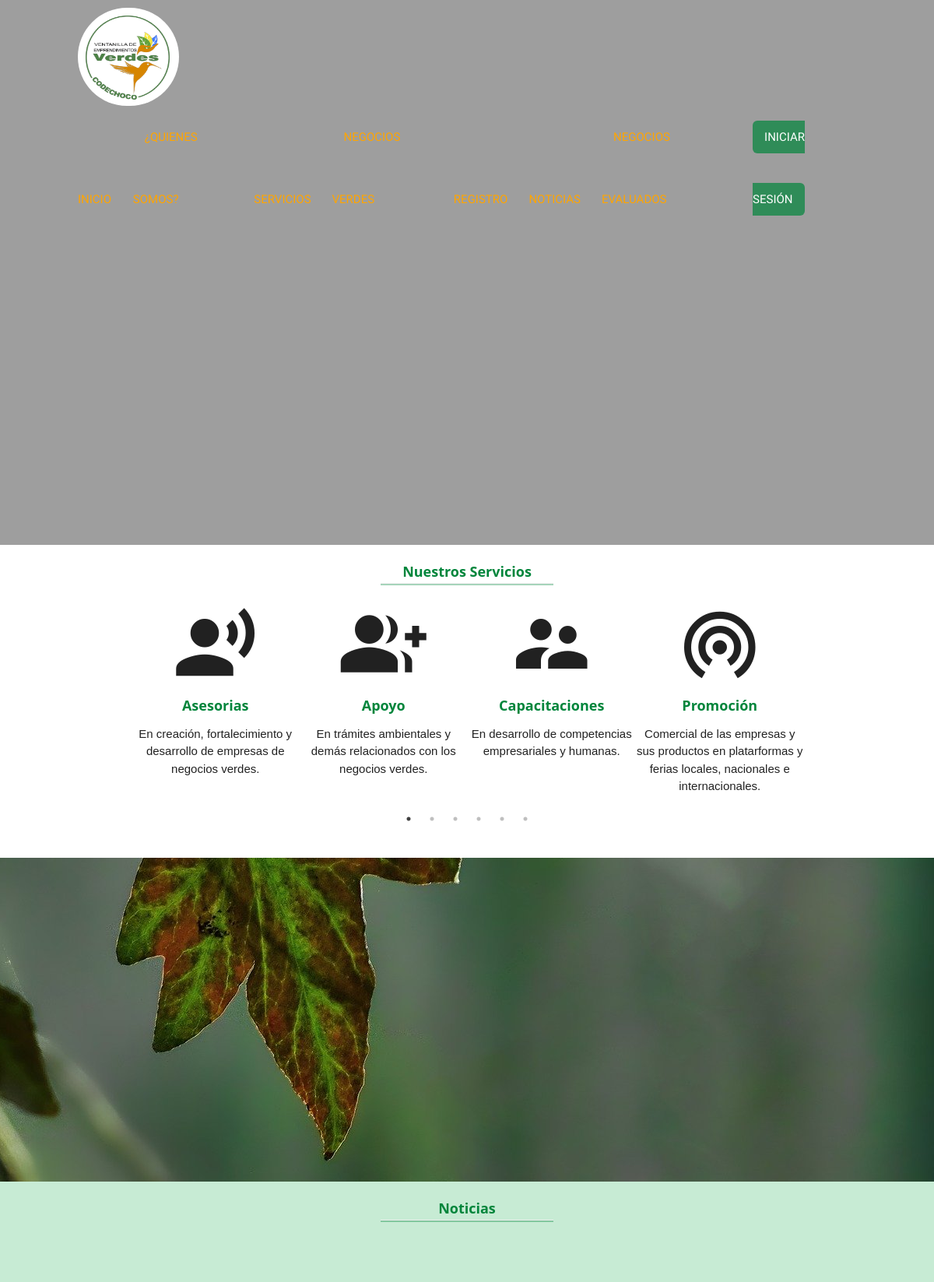
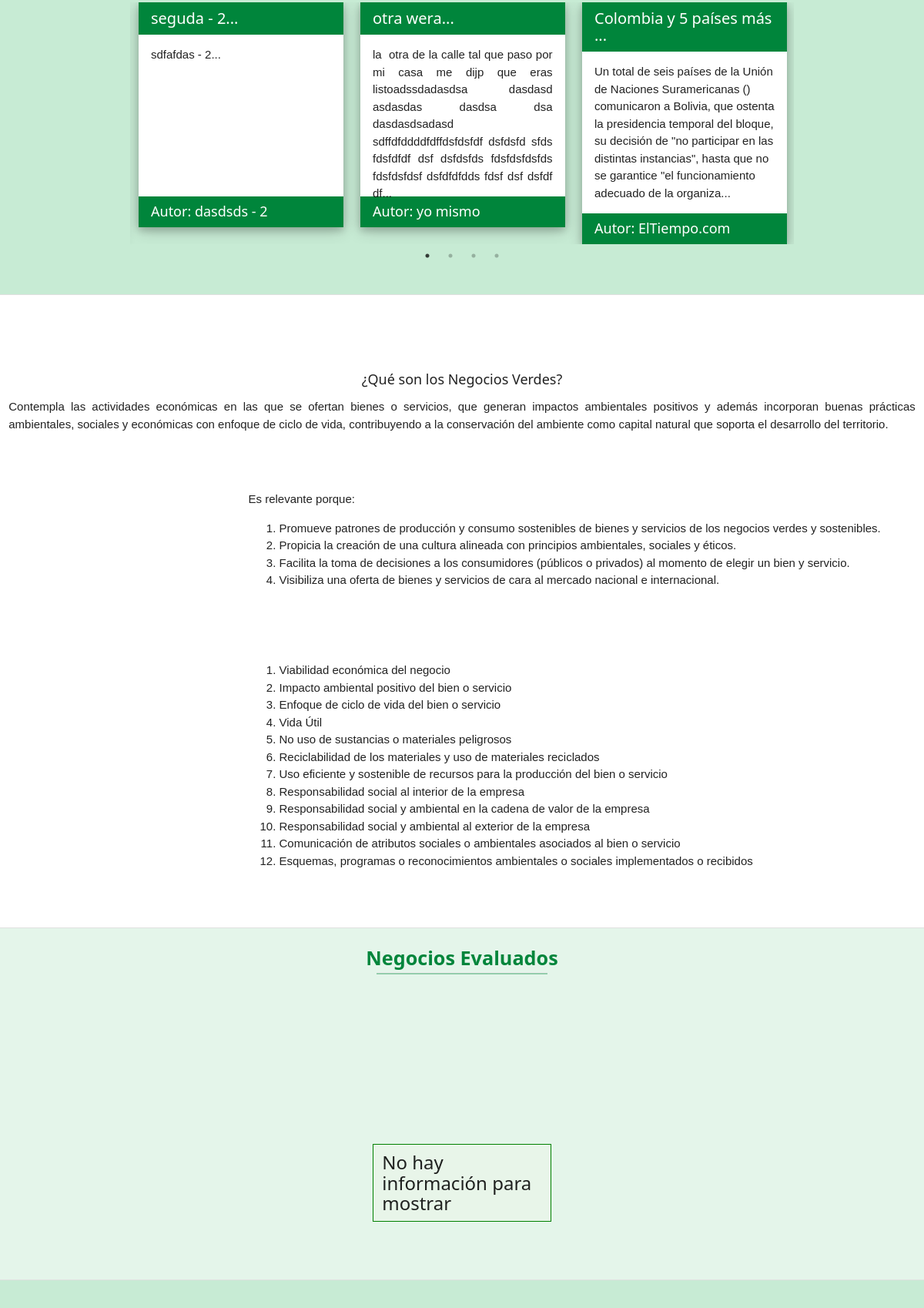
The page / (upper part) on the database its author committed (2 pictures, top to bottom).
### tables this page shows
CREATE TABLE `slide` (
  `id` int(11) NOT NULL,
  `titulo` varchar(100) NOT NULL,
  `descripcion` varchar(200) NOT NULL,
  `id_img_page` int(11) NOT NULL
);

CREATE TABLE `noticia` (
  `id` int(11) NOT NULL,
  `titulo` varchar(300) NOT NULL,
  `descripcion` text NOT NULL,
  `fecha_publicacion` datetime NOT NULL,
  `fuente_autor` varchar(100) NOT NULL,
  `id_img_page` int(11) NOT NULL
);

CREATE TABLE `contenido` (
  `id` int(11) NOT NULL,
  `titulo` varchar(60) NOT NULL,
  `alias_id` int(11) NOT NULL,
  `descripcion` text NOT NULL,
  `id_img_page` int(11) NOT NULL
);

### emprendimiento/inicio/index.php (the view, shortened to what this page needs)
<div class='slider' id='sliderp' style='background-size: cover;'>
  <ul class='slides' id='ulimg'>
<?php include "conexion.php";
  $s = "SELECT s.titulo,s.descripcion, i.ruta as ubicacion from slide s, img_page i where s.id_img_page = i.id" ;
  $res = mysqli_query($conn,$s) or die(mysqli_error($conn));
     if(mysqli_num_rows($res)>0){
        while($rw=mysqli_fetch_array($res)){
            echo "
            <li class='li_extend'>
             <img src='content_admin/content_save/img_content/$rw[ubicacion]'>
              <div class='caption center-align'>
                <h1>$rw[titulo]</h1>
                <h3 class='light grey-text text-lighten-3'>$rw[descripcion]</h3>
              </div>
            </li>";
        }
      }
?>
  </ul>
</div>
<div class="parallax-container">
<div class="section white" style="background-color: #f5f5f5">
    <div class="row container">
      <h5 style='text-align: center;color: #00853b;font-weight: bold;'><span>Nuestros Servicios<hr class='hr_title'></span></h5>
    <div class="row servicios">
        <div class="">
            <div class="">
              <h2 class="" style="text-align: center;"> <i class="material-icons icons_grandes">record_voice_over</i></h2>
               <h5 class="" style="text-align: center;color: #00853b;font-weight: bold;" class="flow-text">Asesorias</h5>
               <p class="" style="text-align: center;">En creación, fortalecimiento y desarrollo de empresas de negocios verdes.</p>
            </div>
        </div>
         <div class="">
            <div class="">
              <h2 class="" style="text-align: center;"> <i class="material-icons icons_grandes">group_add</i></h2>
               <h5 class="" style="text-align: center;color: #00853b;font-weight: bold;" class="flow-text">Apoyo</h5>
               <p class="" style="text-align: center;">En trámites ambientales y demás relacionados con los negocios verdes.</p>
            </div>
        </div>
         <div class="">
            <div class="">
              <h2 class="" style="text-align: center;"> <i class="material-icons icons_grandes">supervisor_account</i></h2>
               <h5 class="" style="text-align: center;color: #00853b;font-weight: bold;" class="flow-text">Capacitaciones</h5>
               <p class="" style="text-align: center;">En desarrollo de competencias empresariales y humanas.</p>
            </div>
        </div>
        <div class="">
            <div class="">
              <h2 class="" style="text-align: center;"> <i class="material-icons icons_grandes">wifi_tethering</i></h2>
               <h5 class="" style="text-align: center;color: #00853b;font-weight: bold;" class="flow-text">Promoción</h5>
               <p class="" style="text-align: center;">Comercial de las empresas y sus productos en platarformas y ferias locales, nacionales e internacionales.</p>
            </div>
        </div>
    </div>
    </div>
  </div>
<div class="row" id="mv_registro1">
  <div class="col s12">
      <div class="row " style="margin: auto;margin-top: 100px">
        <div class="col s12 ">
            <div class="row animatedParent">
          </div>
          <div class="row animatedParent">
          </div>
        </div>
      </div>
      <div  class="row animatedParent" style="margin: auto;width: 200px;margin-top: 20px;font-family: 'Sniglet', cursive;margin-bottom: 100px;">
      </div>
  </div>
</div>
    <div class="parallax"><img src="img/p0.jpg"></div>
</div>
<div class="section" style="background-color:#c7ebd4;">
  <div class="row container ">
    <h5 style='text-align: center;color: #00853b;font-weight: bold;'><span>Noticias<hr class='hr_title'></span></h5>
  <div class="row noticias" style="margin-top: 80px;">
        <?php
            $s = "SELECT id,titulo,descripcion,fuente_autor from noticia";
            $res = mysqli_query($conn,$s) or die(mysqli_error($conn));
           if(mysqli_num_rows($res)>0){
              while($rw=mysqli_fetch_array($res)){
$titulo_c = substr($rw['titulo'], 0, 26);
$descripcion_c = substr($rw['descripcion'], 0, 270);
                  echo "
<div class='col s12 m4 l4'>
<div class='w3-card-4'>
<header class='w3-container ' style='background-color:  #00853b'>
<h4 class='white-text'> <a href='emprendimiento/noticias/vermas/index.php?id=$rw[id]'>$titulo_c...</a></h4>
</header>
<div class='w3-container' style='background-color:  #fff;min-height:210px;max-height:210px;'>
<p >$descripcion_c...</p>
</div>
<footer class='w3-container' style='background-color:  #00853b'>
<h5 class='white-text'>Autor: $rw[fuente_autor]</h5>
</footer></div>
    </div>";
              }
            }
        ?>
</div>
</div>
</div>
<div class="divider"></div>
<div class="parallax-container">
<div id="info_mv" style="height: auto;min-height: 500px;" >
  <div class="row">
        <?php
            $s = "SELECT c.id,c.titulo,c.descripcion, i.ruta as ubicacion from contenido c, img_page i where c.id_img_page = i.id and c.alias_id = 3 order by c.id";
            $res = mysqli_query($conn,$s) or die(mysqli_error($conn));
           if(mysqli_num_rows($res)>0){
              while($rw=mysqli_fetch_array($res)){
              if ($rw['id'] == 8) {
      echo "
      <div class='col s12 animatedParent'>
          <h4 style='text-align: center;margin-top: 50px;color: #00853b;font-weight: bold;' class='flow-text animated fadeInDown'>$rw[titulo]<span><hr class='hr_title'></span></h4>
          <p style='text-align: center' class='animated fadeInDown'>$rw[descripcion]</p>
      </div>
    <div class='row' >
      <div class='col s12 m3 l3' >
        <div id='div_mv_img' class='animatedParent'>
          <img class='animated growIn responsive-img' src='content_admin/content_save/img_content/$rw[ubicacion]' height='403' width='212' style='margin-left: 90px;margin-top: 50px'>
        </div>
      </div>
  ";
    }
    if ($rw['id'] == 9) {
       echo "<div class='col s12 m9 l9'>
              <div class='row' >
               <div class='col s12 animatedParent'>
                <h5 style='text-align: center;color: #00853b;font-weight: bold;'  class='flow-text animated fadeInDown'>$rw[titulo]<span><hr class='hr_title'></span></h5>
                <p class='animated fadeInDown'>$rw[descripcion]</p>
              </div>
            </div>";
    }
    if ($rw['id'] == 10) {
     echo "<div class='row'>
              <div class='col s12 animatedParent' >
                <h5 style='text-align: center;color: #00853b;font-weight: bold;' class='flow-text animated fadeInDown' ><span>$rw[titulo]<hr class='hr_title'></span></h5>
                <p class='animated fadeInDown'>$rw[descripcion]</p>
              </div>
           </div>
           </div>
           </div>";
    }
 }
            }
?>
</div>
</div>
</div>
<div class="divider"></div>
<div class="section" style="background-color: #c7ebd47a;">
  <div class="row">
    <h5 class="flow-text" style="text-align: center;color: #00853b;font-weight: bold;">Negocios Evaluados<span><hr class="hr_title"></span></h5>
      <div class="row mercados" style="margin:20px">
<?php
 $s = "SELECT e.id,e.razon_social,e.descripcion,e.puntaje,i.imagen from empresa e,img_empresa i where e.id = i.empresa_id AND puntaje >" . 50;
  $res = mysqli_query($conn,$s) or die(mysqli_error($conn));
     if(mysqli_num_rows($res)>0){
        while($rw=mysqli_fetch_array($res)){
        $desc1 = substr($rw['descripcion'], 0,50);
?>
 <div class="col s12 m4 l4">
            <div class="card sticky-action">
              <div class="card-image waves-effect waves-block waves-light">
                <?php   if ($rw['imagen'] == "") { ?>
                <img class="activator" src="img/img_nd.png" alt="">
                <?php } else { ?>
                <img class="activator" src="evaluacion/formato_inscripcion/imagenes/<?php echo $rw['imagen'] ?> " alt="">
                <?php } ?>
              </div>
              <div class="card-content">
                <span class="card-title activator grey-text text-darken-4"> <?php echo$rw['razon_social']?><i class="material-icons right">more_vert</i></span>
                <p><a href="emprendimiento/m_evaluados/vermas/index.php?id=<?php echo $rw['id'] ?>">Ver mas...</a></p>
              </div>
              <div class="card-reveal">
                <span class="card-title grey-text text-darken-4"><?php echo$rw['razon_social']?><i class="material-icons right">close</i></span>
                <p><?php echo$rw['descripcion']?></p>
              </div>
          </div>
  </div>
<?php
 }
    }else{
echo " <div class='row' style='margin-top: 200px;'>
<div class=' col s12  green lighten-5 ' id='' style='border: 1px solid green;margin-left:10%;margin-right: 10%;width: 80%;'>
  <h3>No hay información para mostrar</h3>
</div>
</div>
";
    }
?>
      </div>
    </div>
</div>
<div class="section" style="background-color:#c7ebd4;">
  </div>

### css/estilo.css (style rules this page uses)
.parallax-container { min-height:650px; height: auto; }
.icons_grandes { font-size: 110px; text-align: center !important; }
.li_extend { height: 700px !important; }
#sliderp { height: 700px !important; }
.hr_title { width: 222px; height: 2px; background-color: #00853b59; margin: auto; margin-top: 4px; }

### css/animations.css (style rules this page uses)
.animated { -webkit-animation-duration:1s;animation-duration:1s;-webkit-animation-fill-mode:both;animation-fill-mode:both; }
.fadeInRight, .fadeInLeft, .fadeInUp, .fadeInDown { opacity:0;-webkit-transform:translateX(400px);transform:translateX(400px); }
.fadeInDown { opacity:0;-webkit-transform:translateY(-400px);transform:translateY(-400px); }

### css/w3.css (style rules this page uses)
html { box-sizing:border-box }
*,*:before,*:after { box-sizing:inherit }
html { -ms-text-size-adjust:100%;-webkit-text-size-adjust:100% }
body { margin:0 }
article,aside,details,figcaption,figure,footer,header,main,menu,nav,section,summary { display:block }
a { background-color:transparent;-webkit-text-decoration-skip:objects }
img { border-style:none }
hr { box-sizing:content-box;height:0;overflow:visible }
html,body { font-family:Verdana,sans-serif;font-size:15px;line-height:1.5 }
html { overflow-x:hidden }
h2 { font-size:30px }
h3 { font-size:24px }
h4 { font-size:20px }
h5 { font-size:18px }
h1,h2,h3,h4,h5,h6 { font-family:"Segoe UI",Arial,sans-serif;font-weight:400;margin:10px 0 }
hr { border:0;border-top:1px solid #eee;margin:20px 0 }
img { vertical-align:middle }
a { color:inherit }
.w3-container:after,.w3-container:before,.w3-panel:after,.w3-panel:before,.w3-row:after,.w3-row:before,.w3-row-padding:after,.w3-row-padding:before, .w3-cell-row:before,.w3-cell-row:after,.w3-clear:after,.w3-clear:before,.w3-bar:before,.w3-bar:after { content:"";display:table;clear:both }
.w3-container,.w3-panel { padding:0.01em 16px }
.w3-card-4,.w3-hover-shadow:hover { box-shadow:0 4px 10px 0 rgba(0,0,0,0.2),0 4px 20px 0 rgba(0,0,0,0.19) }

### rows shown on the page
noticia: titulo "seguda - 2", descripcion "sdfafdas - 2", fuente_autor "dasdsds - 2"
noticia: titulo "otra wera", descripcion "la otra de la calle tal que paso por mi casa me dijp que eras listoadssdadasdsa dasdasd asdasdas dasdsa dsa dasdasdsadasd sdffdfddddfdffdsfdsfdf dsfdsfd sfds fdsfdfdf dsf dsfdsfds fdsfdsfdsfds fdsfdsfdsf dsfdfdfdds fdsf dsf dsfdf df", fuente_autor "yo mismo"
noticia: titulo "Colombia y 5 países más", descripcion "Un total de seis países de la Unión de Naciones Suramericanas () comunicaron a Bolivia, que ostenta la presidencia temporal del bloque, su decisión de \"no participar en las distintas instancias\", hasta que no se garantice \"el funcionamiento adecuado de la organiza", fuente_autor "ElTiempo.com"
contenido: descripcion "¿Qué son los Negocios Verdes? Contempla las actividades económicas en las que se ofertan bienes o servicios, que generan impactos ambientales positivos y además incorporan buenas prácticas ambientales, sociales y económicas con enfoque de ciclo de vida, contribuyendo a la conservación del ambiente como capital natural que soporta el desarrollo del territorio."
contenido: descripcion "Es relevante porque: Promueve patrones de producción y consumo sostenibles de bienes y servicios de los negocios verdes y sostenibles. Propicia la creación de una cultura alineada con principios ambientales, sociales y éticos. Facilita la toma de decisiones a los consumidores (públicos o privados) al momento de elegir un bien y servicio. Visibiliza una oferta de bienes y servicios de cara al mercado nacional e internacional."
contenido: descripcion "Viabilidad económica del negocio Impacto ambiental positivo del bien o servicio Enfoque de ciclo de vida del bien o servicio Vida Útil No uso de sustancias o materiales peligrosos Reciclabilidad de los materiales y uso de materiales reciclados Uso eficiente y sostenible de recursos para la producción del bien o servicio Responsabilidad social al interior de la empresa Responsabilidad social y ambiental en la cadena de valor de la empresa Responsabilidad social y ambiental al exterior de la empresa Comunicación de atributos sociales o ambientales asociados al bien o servicio Esquemas, programas o reconocimientos ambientales o sociales implementados o recibidos"
